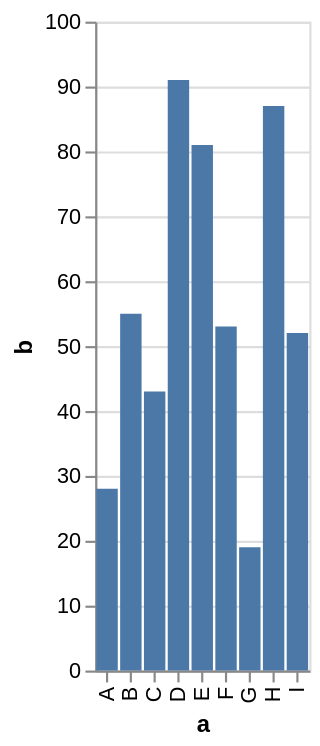

Vega-Lite specification for this chart:
### Vega-Lite specification from a JSON file in a GitHub repository (floating-point values rounded to 4 significant figures)
{"$schema": "https://vega.github.io/schema/vega-lite/v3.json", "data": {"values": [{"a": "A", "b": 28}, {"a": "B", "b": 55}, {"a": "C", "b": 43}, {"a": "D", "b": 91}, {"a": "E", "b": 81}, {"a": "F", "b": 53}, {"a": "G", "b": 19}, {"a": "H", "b": 87}, {"a": "I", "b": 52}]}, "width": {"step": 11}, "mark": "bar", "encoding": {"x": {"field": "a", "type": "ordinal"}, "y": {"field": "b", "type": "quantitative"}}}
